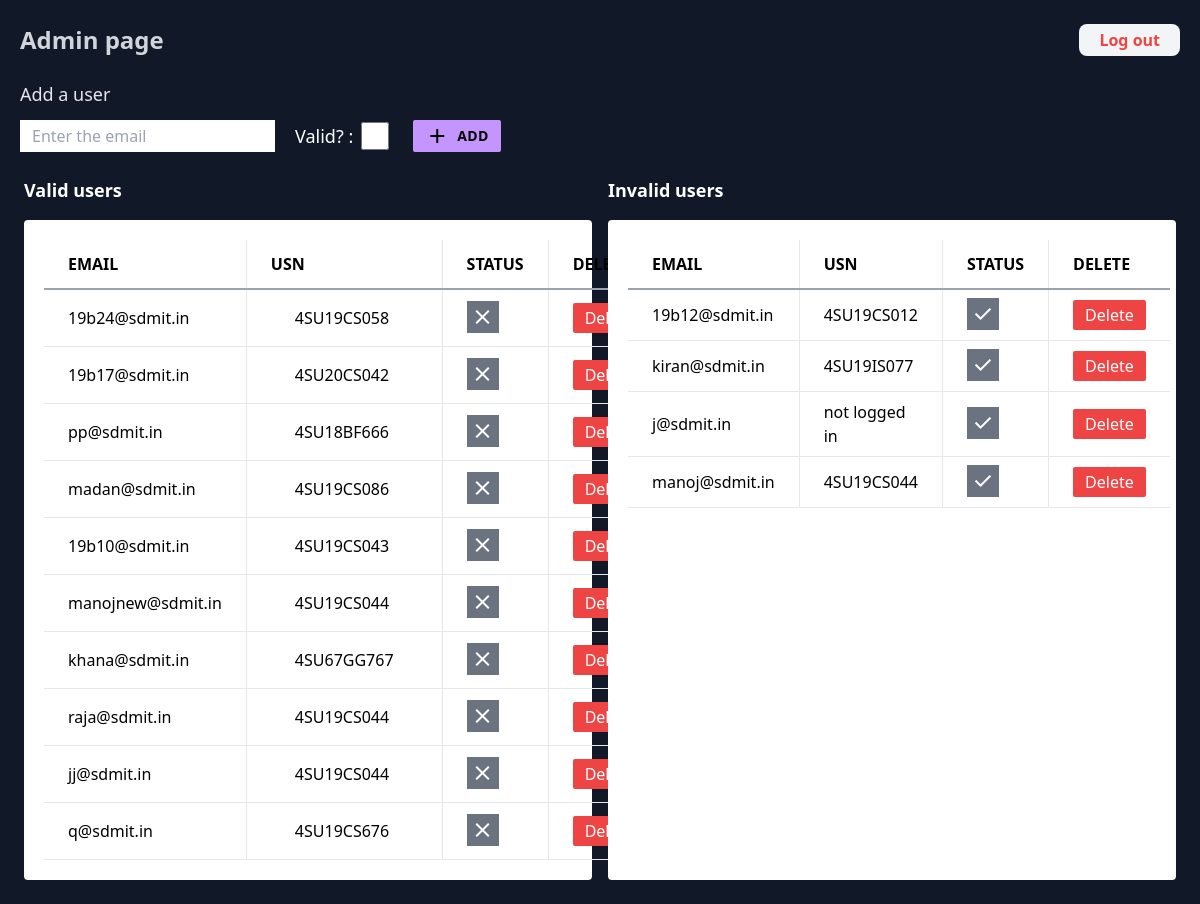
The page /n/admin/ (signed in) on the database as committed earlier.
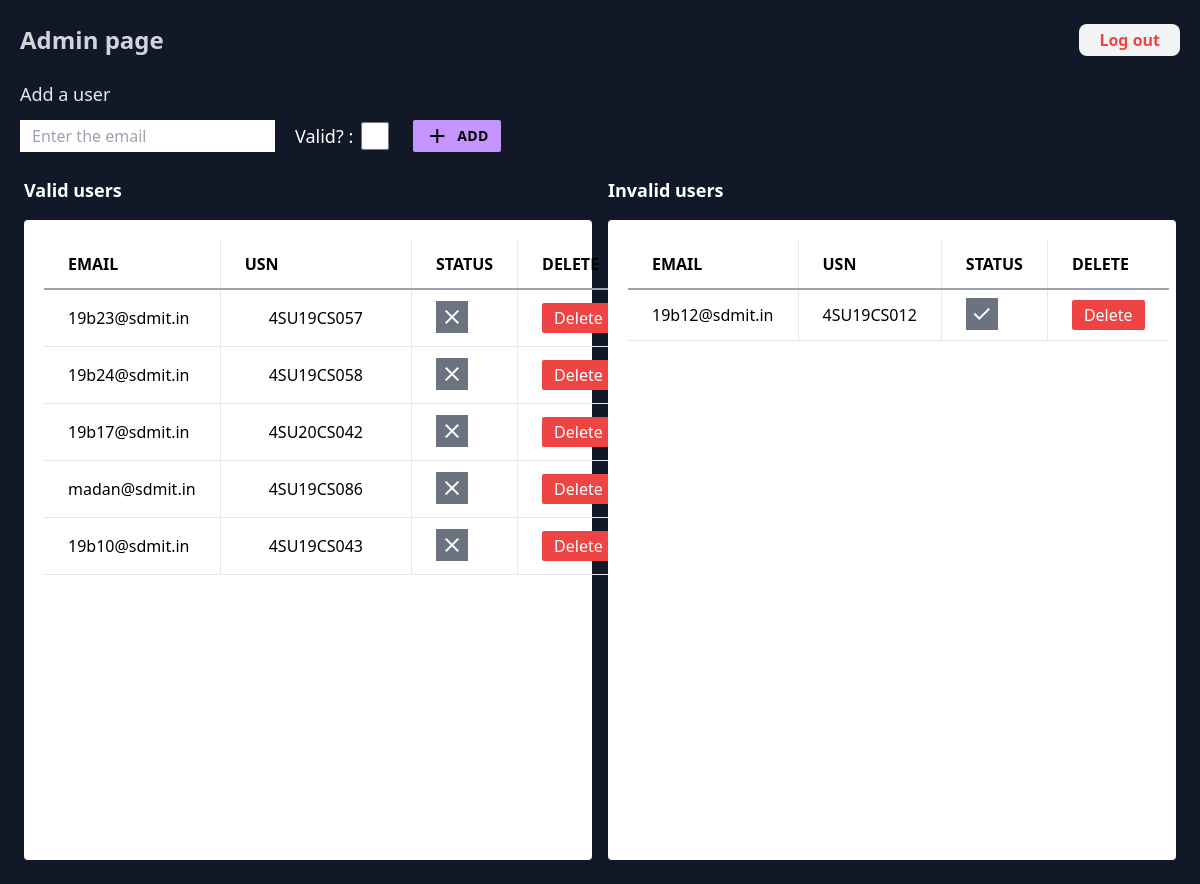
The same page on the database as committed later.
### network/models.py (models this page shows, shortened)
class authusers(models.Model):
    user = models.TextField(blank=True,default="")
    email = models.EmailField(blank=True,primary_key=True,default="")
    valid = models.BooleanField(default=True)
    date_created = models.DateTimeField(default=timezone.now)

### network/views.py (the view, shortened to what this page needs)
# urls.py: path("n/admin/", views.adminpage, name="adminpage"),
@login_required(login_url='/n/admin/login')
def adminpage(request):
    realusers = User.objects.values_list('username',flat=True)
    return render(request,'network/admin.html',{
        'users':authusers.objects.filter(user__isnull=False).values().exclude(user='adminsuper').order_by('-date_created')
    })

### network/templates/network/admin.html (shortened to what this page needs)
<!DOCTYPE html>
<html lang="en">
<head>
    <script src="https://cdn.tailwindcss.com"></script>
</head>
<body class='overflow-x-hidden'>
    <div class=' w-screen min-h-screen bg-gray-900 overflow-x-hidden'>
        <div class="  h-20  flex justify-between items-center w-full">
            <p class="text-2xl  font-bold  text-gray-300 px-5">
                Admin page
            </p>
            <a href="{% url 'adminlogout' %}" class="px-5 py-1 rounded-lg mx-5 text-red-500 font-bold bg-gray-100">Log out</a>
        </div>
        <div class='w-full'>
            <p class=" text-gray-200 mx-5 text-lg ">Add a user</p>
            <form action="" method='post' >
            <div class="px-5 flex justify-start pt-3 items-center w-screen">
                <input type="text" name='email'  autocomplete='off' class=' mr-3 py-1 px-3' placeholder="Enter the email"  id='usn'>
                <p class='text-white text-lg inline-block mx-2'>Valid? :</p>
                <input type="checkbox" name='check[]' class='p-4 h-7 w-7 inline bg-red-400 mr-2'>
                <button type="submit" class=" px-3 py-1   bg-[#C395FD] hover:bg-[#d399ff] rounded-sm mx-4 flex justify-betweeen items-center" id='add' >
                    <span class="material-symbols-outlined  ">add</span>
                    <p class="text-sm text-black font-bold tracking-wide ml-2">ADD</p>
                </button>
            </div>
            </form>
        </div>
        <div class="w-screen overflow-x-hidden h-fit grid grid-cols-2 gap-4 p-6">
            <p class="text-white text-left text-lg font-bold ">Valid users</p>
            <p class="text-white text-left text-lg font-bold ">Invalid users</p>
            <div class="bg-white p-5 rounded">
                <table class="table-auto w-full h-fit text-left text-base">
                    <thead>
                    <tr class="uppercase border-b-2 border-gray-400 ">
                        <th class="px-6  py-3 border-r">Email</th>
                        <th class="px-6  py-3 border-r">USN</th>
                        <th class="px-6  py-3 border-r">status</th>
                        <th class="px-6 py-3 "  >delete</th>
                    </tr>
                    </thead>
                    <tbody>
                    {% for user in users  %}
                        {% if user.valid %}
                            <tr class="border-b ">
                                <td class="px-6 py-2  border-r">{{ user.email }}</td>
                                <td class="px-6 py-2  border-r">
                                    {% if user.user %}
                                        <p class="px-6 py-2  ">{{ user.user }}</p>
                                    {% else %}
                                        <p class="px-6 py-2  ">not logged in</p>
                                    {% endif %}
                                </td>
                                <td class="px-6 py-2 border-r "><a href="{% url 'changevalid' user.email %}"><span class="bg-gray-500 material-symbols-outlined text-white p-1 " >close</span></a></td>
                                <td class="px-6 py-2  "  ><button ><a href="{% url 'removeuser' user.email %}" class="bg-red-500 px-3 py-1 rounded-sm text-white {% if not user.user %}cursor-not-allowed hidden {% endif %} "  >Delete</a></button></td>
                            </tr>
                        {% endif %}
                    {% endfor %}
                    </tbody>
                </table>
                </div>
                <div class="bg-white p-5 rounded min-h-[40rem] overflow-y-scroll">
                <table class="table-auto w-full h-fit text-left text-base">
                    <thead>
                    <tr class="uppercase border-b-2 border-gray-400 ">
                        <th class="px-6 py-3 border-r ">Email</th>
                        <th class="px-6 py-3 border-r ">USN</th>
                        <th class="px-6 py-3 border-r ">status</th>
                        <th class="px-6 py-3 ">delete</th>
                    </tr>
                    </thead>
                    <tbody>
                    {% for user in users  %}
                        {% if not user.valid %}
                            <tr class="border-b ">
                                <td class="px-6 py-2 border-r ">{{ user.email }}</td>
                                <td class="px-6 py-2 border-r ">
                                    {% if user.user %}
                                        <p>{{ user.user }}</p>
                                    {% else %}
                                        <p>not logged in</p>
                                    {% endif %}
                                </td>
                                <td class="px-6 py-2 border-r "><a href="{% url 'changevalid' user.email %}"><span class="bg-gray-500 material-symbols-outlined text-white p-1 ">done</span></a></td>
                                <td class="px-6 py-2  "><button><a href="{% url 'removeuser' user.email %}" class="bg-red-500 px-3 py-1 rounded-sm text-white ">Delete</a></button></td>
                            </tr>
                        {% endif %}
                    {% endfor %}
                    </tbody>
                </table>
            </div>
        </div>
    </div>
</body>
</html>

Rows that differ between the two databases and show on the page:
removed authusers: email "pp@sdmit.in", user "4SU18BF666"
removed authusers: email "manojnew@sdmit.in", user "4SU19CS044"
removed authusers: email "khana@sdmit.in", user "4SU67GG767"
removed authusers: email "raja@sdmit.in", user "4SU19CS044"
removed authusers: email "jj@sdmit.in", user "4SU19CS044"
removed authusers: email "q@sdmit.in", user "4SU19CS676"
removed authusers: email "kiran@sdmit.in", user "4SU19IS077"
removed authusers: email "j@sdmit.in", user "not logged in"
removed authusers: email "manoj@sdmit.in", user "4SU19CS044"
added authusers: email "19b23@sdmit.in", user "4SU19CS057"
